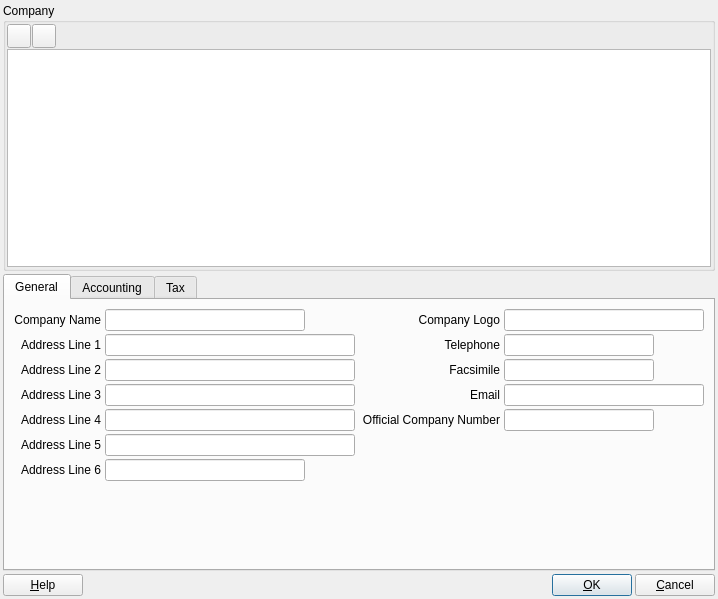
<?xml version="1.0" encoding="UTF-8"?>
<ui version="4.0">
 <class>ACC_ProjectEditDialog</class>
 <widget class="QDialog" name="ACC_ProjectEditDialog">
  <property name="geometry">
   <rect>
    <x>0</x>
    <y>0</y>
    <width>718</width>
    <height>599</height>
   </rect>
  </property>
  <property name="windowTitle">
   <string>Dialog</string>
  </property>
  <layout class="QGridLayout" name="gridLayout_3">
   <property name="leftMargin">
    <number>3</number>
   </property>
   <property name="topMargin">
    <number>3</number>
   </property>
   <property name="rightMargin">
    <number>3</number>
   </property>
   <property name="bottomMargin">
    <number>3</number>
   </property>
   <property name="spacing">
    <number>3</number>
   </property>
   <item row="0" column="0">
    <widget class="QGroupBox" name="groupBox">
     <property name="sizePolicy">
      <sizepolicy hsizetype="Preferred" vsizetype="Expanding">
       <horstretch>0</horstretch>
       <verstretch>0</verstretch>
      </sizepolicy>
     </property>
     <property name="title">
      <string>Company</string>
     </property>
     <layout class="QGridLayout" name="gridLayout">
      <property name="leftMargin">
       <number>1</number>
      </property>
      <property name="topMargin">
       <number>1</number>
      </property>
      <property name="rightMargin">
       <number>1</number>
      </property>
      <property name="bottomMargin">
       <number>1</number>
      </property>
      <property name="horizontalSpacing">
       <number>3</number>
      </property>
      <property name="verticalSpacing">
       <number>1</number>
      </property>
      <item row="0" column="0">
       <layout class="QHBoxLayout" name="horizontalLayout_2">
        <property name="spacing">
         <number>1</number>
        </property>
        <item>
         <widget class="QToolButton" name="pbAdd">
          <property name="minimumSize">
           <size>
            <width>24</width>
            <height>24</height>
           </size>
          </property>
          <property name="maximumSize">
           <size>
            <width>24</width>
            <height>24</height>
           </size>
          </property>
          <property name="toolTip">
           <string>Add company</string>
          </property>
          <property name="text">
           <string/>
          </property>
          <property name="icon">
           <iconset resource="../../../db/src/gui/db.qrc">
            <normaloff>:/images/icons/add.png</normaloff>:/images/icons/add.png</iconset>
          </property>
          <property name="iconSize">
           <size>
            <width>16</width>
            <height>16</height>
           </size>
          </property>
         </widget>
        </item>
        <item>
         <widget class="QToolButton" name="pbDelete">
          <property name="minimumSize">
           <size>
            <width>24</width>
            <height>24</height>
           </size>
          </property>
          <property name="maximumSize">
           <size>
            <width>24</width>
            <height>24</height>
           </size>
          </property>
          <property name="toolTip">
           <string>Delete company</string>
          </property>
          <property name="text">
           <string/>
          </property>
          <property name="icon">
           <iconset>
            <normalon>:/images/icons/delete.png</normalon>
           </iconset>
          </property>
          <property name="iconSize">
           <size>
            <width>16</width>
            <height>16</height>
           </size>
          </property>
         </widget>
        </item>
        <item>
         <spacer name="horizontalSpacer_2">
          <property name="orientation">
           <enum>Qt::Horizontal</enum>
          </property>
          <property name="sizeHint" stdset="0">
           <size>
            <width>40</width>
            <height>20</height>
           </size>
          </property>
         </spacer>
        </item>
       </layout>
      </item>
      <item row="1" column="0">
       <widget class="QTableView" name="tvCompany">
        <property name="minimumSize">
         <size>
          <width>0</width>
          <height>0</height>
         </size>
        </property>
        <property name="maximumSize">
         <size>
          <width>16777215</width>
          <height>16777215</height>
         </size>
        </property>
       </widget>
      </item>
     </layout>
    </widget>
   </item>
   <item row="1" column="0">
    <widget class="QTabWidget" name="tabWidget">
     <property name="sizePolicy">
      <sizepolicy hsizetype="Expanding" vsizetype="Preferred">
       <horstretch>0</horstretch>
       <verstretch>0</verstretch>
      </sizepolicy>
     </property>
     <property name="currentIndex">
      <number>0</number>
     </property>
     <widget class="QWidget" name="tab">
      <attribute name="title">
       <string>General</string>
      </attribute>
      <layout class="QGridLayout" name="gridLayout_2">
       <item row="0" column="0">
        <layout class="QFormLayout" name="formLayout_3">
         <property name="labelAlignment">
          <set>Qt::AlignRight|Qt::AlignTrailing|Qt::AlignVCenter</set>
         </property>
         <property name="horizontalSpacing">
          <number>4</number>
         </property>
         <property name="verticalSpacing">
          <number>3</number>
         </property>
         <item row="0" column="0">
          <widget class="QLabel" name="label">
           <property name="text">
            <string>Company Name</string>
           </property>
           <property name="alignment">
            <set>Qt::AlignRight|Qt::AlignTrailing|Qt::AlignVCenter</set>
           </property>
          </widget>
         </item>
         <item row="0" column="1">
          <widget class="QLineEdit" name="leCompanyName">
           <property name="minimumSize">
            <size>
             <width>200</width>
             <height>0</height>
            </size>
           </property>
           <property name="maximumSize">
            <size>
             <width>200</width>
             <height>16777215</height>
            </size>
           </property>
          </widget>
         </item>
         <item row="1" column="0">
          <widget class="QLabel" name="label_2">
           <property name="text">
            <string>Address Line 1</string>
           </property>
           <property name="alignment">
            <set>Qt::AlignRight|Qt::AlignTrailing|Qt::AlignVCenter</set>
           </property>
          </widget>
         </item>
         <item row="1" column="1">
          <widget class="QLineEdit" name="leAddressLine1">
           <property name="minimumSize">
            <size>
             <width>250</width>
             <height>0</height>
            </size>
           </property>
           <property name="maximumSize">
            <size>
             <width>250</width>
             <height>16777215</height>
            </size>
           </property>
          </widget>
         </item>
         <item row="2" column="0">
          <widget class="QLabel" name="label_3">
           <property name="text">
            <string>Address Line 2</string>
           </property>
           <property name="alignment">
            <set>Qt::AlignRight|Qt::AlignTrailing|Qt::AlignVCenter</set>
           </property>
          </widget>
         </item>
         <item row="2" column="1">
          <widget class="QLineEdit" name="leAddressLine2">
           <property name="minimumSize">
            <size>
             <width>250</width>
             <height>0</height>
            </size>
           </property>
           <property name="maximumSize">
            <size>
             <width>250</width>
             <height>16777215</height>
            </size>
           </property>
          </widget>
         </item>
         <item row="3" column="0">
          <widget class="QLabel" name="label_4">
           <property name="text">
            <string>Address Line 3</string>
           </property>
           <property name="alignment">
            <set>Qt::AlignRight|Qt::AlignTrailing|Qt::AlignVCenter</set>
           </property>
          </widget>
         </item>
         <item row="3" column="1">
          <widget class="QLineEdit" name="leAddressLine3">
           <property name="minimumSize">
            <size>
             <width>250</width>
             <height>0</height>
            </size>
           </property>
           <property name="maximumSize">
            <size>
             <width>250</width>
             <height>16777215</height>
            </size>
           </property>
          </widget>
         </item>
         <item row="4" column="0">
          <widget class="QLabel" name="label_5">
           <property name="text">
            <string>Address Line 4</string>
           </property>
           <property name="alignment">
            <set>Qt::AlignRight|Qt::AlignTrailing|Qt::AlignVCenter</set>
           </property>
          </widget>
         </item>
         <item row="4" column="1">
          <widget class="QLineEdit" name="leAddressLine4">
           <property name="minimumSize">
            <size>
             <width>250</width>
             <height>0</height>
            </size>
           </property>
           <property name="maximumSize">
            <size>
             <width>250</width>
             <height>16777215</height>
            </size>
           </property>
          </widget>
         </item>
         <item row="5" column="0">
          <widget class="QLabel" name="label_6">
           <property name="text">
            <string>Address Line 5</string>
           </property>
           <property name="alignment">
            <set>Qt::AlignRight|Qt::AlignTrailing|Qt::AlignVCenter</set>
           </property>
          </widget>
         </item>
         <item row="5" column="1">
          <widget class="QLineEdit" name="leAddressLine5">
           <property name="minimumSize">
            <size>
             <width>250</width>
             <height>0</height>
            </size>
           </property>
           <property name="maximumSize">
            <size>
             <width>250</width>
             <height>16777215</height>
            </size>
           </property>
          </widget>
         </item>
         <item row="6" column="0">
          <widget class="QLabel" name="label_7">
           <property name="text">
            <string>Address Line 6</string>
           </property>
           <property name="alignment">
            <set>Qt::AlignRight|Qt::AlignTrailing|Qt::AlignVCenter</set>
           </property>
          </widget>
         </item>
         <item row="6" column="1">
          <widget class="QLineEdit" name="leAddressLine6">
           <property name="minimumSize">
            <size>
             <width>200</width>
             <height>0</height>
            </size>
           </property>
           <property name="maximumSize">
            <size>
             <width>200</width>
             <height>16777215</height>
            </size>
           </property>
          </widget>
         </item>
        </layout>
       </item>
       <item row="0" column="1">
        <layout class="QFormLayout" name="formLayout_2">
         <property name="fieldGrowthPolicy">
          <enum>QFormLayout::AllNonFixedFieldsGrow</enum>
         </property>
         <property name="labelAlignment">
          <set>Qt::AlignRight|Qt::AlignTrailing|Qt::AlignVCenter</set>
         </property>
         <property name="horizontalSpacing">
          <number>4</number>
         </property>
         <property name="verticalSpacing">
          <number>3</number>
         </property>
         <item row="0" column="0">
          <widget class="QLabel" name="label_29">
           <property name="text">
            <string>Company Logo</string>
           </property>
           <property name="alignment">
            <set>Qt::AlignRight|Qt::AlignTrailing|Qt::AlignVCenter</set>
           </property>
          </widget>
         </item>
         <item row="0" column="1">
          <widget class="QLineEdit" name="leLogo"/>
         </item>
         <item row="1" column="0">
          <widget class="QLabel" name="label_10">
           <property name="text">
            <string>Telephone</string>
           </property>
           <property name="alignment">
            <set>Qt::AlignRight|Qt::AlignTrailing|Qt::AlignVCenter</set>
           </property>
          </widget>
         </item>
         <item row="1" column="1">
          <widget class="QLineEdit" name="leTelephone">
           <property name="minimumSize">
            <size>
             <width>150</width>
             <height>0</height>
            </size>
           </property>
           <property name="maximumSize">
            <size>
             <width>150</width>
             <height>16777215</height>
            </size>
           </property>
          </widget>
         </item>
         <item row="2" column="0">
          <widget class="QLabel" name="label_11">
           <property name="text">
            <string>Facsimile</string>
           </property>
           <property name="alignment">
            <set>Qt::AlignRight|Qt::AlignTrailing|Qt::AlignVCenter</set>
           </property>
          </widget>
         </item>
         <item row="2" column="1">
          <widget class="QLineEdit" name="leFacsimile">
           <property name="minimumSize">
            <size>
             <width>150</width>
             <height>0</height>
            </size>
           </property>
           <property name="maximumSize">
            <size>
             <width>150</width>
             <height>16777215</height>
            </size>
           </property>
          </widget>
         </item>
         <item row="3" column="0">
          <widget class="QLabel" name="label_12">
           <property name="text">
            <string>Email</string>
           </property>
           <property name="alignment">
            <set>Qt::AlignRight|Qt::AlignTrailing|Qt::AlignVCenter</set>
           </property>
          </widget>
         </item>
         <item row="3" column="1">
          <widget class="QLineEdit" name="leEmail">
           <property name="minimumSize">
            <size>
             <width>150</width>
             <height>0</height>
            </size>
           </property>
           <property name="maximumSize">
            <size>
             <width>16777215</width>
             <height>16777215</height>
            </size>
           </property>
          </widget>
         </item>
         <item row="4" column="0">
          <widget class="QLabel" name="label_8">
           <property name="text">
            <string>Official Company Number</string>
           </property>
           <property name="alignment">
            <set>Qt::AlignRight|Qt::AlignTrailing|Qt::AlignVCenter</set>
           </property>
          </widget>
         </item>
         <item row="4" column="1">
          <widget class="QLineEdit" name="leOfficalCoyNo">
           <property name="minimumSize">
            <size>
             <width>150</width>
             <height>0</height>
            </size>
           </property>
           <property name="maximumSize">
            <size>
             <width>150</width>
             <height>16777215</height>
            </size>
           </property>
          </widget>
         </item>
        </layout>
       </item>
      </layout>
     </widget>
     <widget class="QWidget" name="tab_2">
      <attribute name="title">
       <string>Accounting</string>
      </attribute>
      <layout class="QGridLayout" name="gridLayout_8">
       <property name="leftMargin">
        <number>6</number>
       </property>
       <property name="topMargin">
        <number>6</number>
       </property>
       <property name="rightMargin">
        <number>6</number>
       </property>
       <property name="bottomMargin">
        <number>6</number>
       </property>
       <property name="verticalSpacing">
        <number>3</number>
       </property>
       <item row="0" column="0" colspan="2">
        <layout class="QHBoxLayout" name="horizontalLayout_4">
         <property name="spacing">
          <number>3</number>
         </property>
         <item>
          <widget class="QLabel" name="label_13">
           <property name="text">
            <string>Home Currency</string>
           </property>
          </widget>
         </item>
         <item>
          <widget class="QComboBox" name="cbHomeCurrency"/>
         </item>
         <item>
          <spacer name="horizontalSpacer_4">
           <property name="orientation">
            <enum>Qt::Horizontal</enum>
           </property>
           <property name="sizeHint" stdset="0">
            <size>
             <width>262</width>
             <height>20</height>
            </size>
           </property>
          </spacer>
         </item>
        </layout>
       </item>
       <item row="1" column="0" colspan="2">
        <widget class="QGroupBox" name="groupBox_2">
         <property name="title">
          <string>General Ledger Accounts</string>
         </property>
         <layout class="QGridLayout" name="gridLayout_5">
          <property name="leftMargin">
           <number>3</number>
          </property>
          <property name="topMargin">
           <number>3</number>
          </property>
          <property name="rightMargin">
           <number>3</number>
          </property>
          <property name="bottomMargin">
           <number>3</number>
          </property>
          <property name="horizontalSpacing">
           <number>6</number>
          </property>
          <property name="verticalSpacing">
           <number>3</number>
          </property>
          <item row="0" column="0">
           <widget class="QLabel" name="label_16">
            <property name="text">
             <string>Payroll Net Pay Clearing</string>
            </property>
            <property name="alignment">
             <set>Qt::AlignRight|Qt::AlignTrailing|Qt::AlignVCenter</set>
            </property>
           </widget>
          </item>
          <item row="0" column="1">
           <widget class="RB_IdxLineEdit" name="ilePayroll"/>
          </item>
          <item row="0" column="2">
           <widget class="QLabel" name="label_21">
            <property name="text">
             <string>Freight Re-charged</string>
            </property>
            <property name="alignment">
             <set>Qt::AlignRight|Qt::AlignTrailing|Qt::AlignVCenter</set>
            </property>
           </widget>
          </item>
          <item row="0" column="3">
           <widget class="RB_IdxLineEdit" name="ileFreight"/>
          </item>
          <item row="1" column="0">
           <widget class="QLabel" name="label_17">
            <property name="text">
             <string>Goods Received Clearing</string>
            </property>
            <property name="alignment">
             <set>Qt::AlignRight|Qt::AlignTrailing|Qt::AlignVCenter</set>
            </property>
           </widget>
          </item>
          <item row="1" column="1">
           <widget class="RB_IdxLineEdit" name="ileGoodsReceived"/>
          </item>
          <item row="1" column="2">
           <widget class="QLabel" name="label_22">
            <property name="text">
             <string>Sales Exchange Var.</string>
            </property>
            <property name="alignment">
             <set>Qt::AlignRight|Qt::AlignTrailing|Qt::AlignVCenter</set>
            </property>
           </widget>
          </item>
          <item row="1" column="3">
           <widget class="RB_IdxLineEdit" name="ileSalesExchVar"/>
          </item>
          <item row="2" column="0">
           <widget class="QLabel" name="label_18">
            <property name="text">
             <string>Retained Earning Clearing</string>
            </property>
            <property name="alignment">
             <set>Qt::AlignRight|Qt::AlignTrailing|Qt::AlignVCenter</set>
            </property>
           </widget>
          </item>
          <item row="2" column="1">
           <widget class="RB_IdxLineEdit" name="ileRetainedEarning"/>
          </item>
          <item row="2" column="2">
           <widget class="QLabel" name="label_19">
            <property name="text">
             <string>Purchases Exch. Var.</string>
            </property>
            <property name="alignment">
             <set>Qt::AlignRight|Qt::AlignTrailing|Qt::AlignVCenter</set>
            </property>
           </widget>
          </item>
          <item row="2" column="3">
           <widget class="RB_IdxLineEdit" name="ilePurchExchVar"/>
          </item>
          <item row="3" column="2">
           <widget class="QLabel" name="lblPaymentDiscount">
            <property name="text">
             <string>Payment Discount</string>
            </property>
            <property name="alignment">
             <set>Qt::AlignRight|Qt::AlignTrailing|Qt::AlignVCenter</set>
            </property>
           </widget>
          </item>
          <item row="3" column="3">
           <widget class="RB_IdxLineEdit" name="ilePaymentDiscount"/>
          </item>
         </layout>
        </widget>
       </item>
       <item row="2" column="1">
        <widget class="QGroupBox" name="groupBox_4">
         <property name="title">
          <string>Bank Receivables</string>
         </property>
         <layout class="QGridLayout" name="gridLayout_4">
          <property name="leftMargin">
           <number>3</number>
          </property>
          <property name="topMargin">
           <number>3</number>
          </property>
          <property name="rightMargin">
           <number>3</number>
          </property>
          <property name="bottomMargin">
           <number>3</number>
          </property>
          <property name="horizontalSpacing">
           <number>6</number>
          </property>
          <property name="verticalSpacing">
           <number>3</number>
          </property>
          <item row="0" column="0">
           <widget class="QLabel" name="label_15">
            <property name="text">
             <string>Bank Name</string>
            </property>
            <property name="alignment">
             <set>Qt::AlignRight|Qt::AlignTrailing|Qt::AlignVCenter</set>
            </property>
           </widget>
          </item>
          <item row="0" column="1">
           <widget class="QLineEdit" name="leBankName"/>
          </item>
          <item row="1" column="0">
           <widget class="QLabel" name="label_20">
            <property name="text">
             <string>Bank IBAN</string>
            </property>
            <property name="alignment">
             <set>Qt::AlignRight|Qt::AlignTrailing|Qt::AlignVCenter</set>
            </property>
           </widget>
          </item>
          <item row="1" column="1">
           <widget class="QLineEdit" name="leBankIban"/>
          </item>
          <item row="2" column="0">
           <widget class="QLabel" name="label_24">
            <property name="text">
             <string>Bank BIC Swift</string>
            </property>
            <property name="alignment">
             <set>Qt::AlignRight|Qt::AlignTrailing|Qt::AlignVCenter</set>
            </property>
           </widget>
          </item>
          <item row="2" column="1">
           <widget class="QLineEdit" name="leBankBicSwift"/>
          </item>
          <item row="0" column="2">
           <spacer name="horizontalSpacer_3">
            <property name="orientation">
             <enum>Qt::Horizontal</enum>
            </property>
            <property name="sizeHint" stdset="0">
             <size>
              <width>40</width>
              <height>20</height>
             </size>
            </property>
           </spacer>
          </item>
         </layout>
        </widget>
       </item>
      </layout>
     </widget>
     <widget class="QWidget" name="tab_3">
      <attribute name="title">
       <string>Tax</string>
      </attribute>
      <widget class="QWidget" name="layoutWidget">
       <property name="geometry">
        <rect>
         <x>7</x>
         <y>7</y>
         <width>351</width>
         <height>93</height>
        </rect>
       </property>
       <layout class="QFormLayout" name="formLayout">
        <property name="labelAlignment">
         <set>Qt::AlignRight|Qt::AlignTrailing|Qt::AlignVCenter</set>
        </property>
        <property name="horizontalSpacing">
         <number>4</number>
        </property>
        <property name="verticalSpacing">
         <number>3</number>
        </property>
        <item row="0" column="0">
         <widget class="QLabel" name="lblTaxProvince">
          <property name="text">
           <string>Default Dispatch Tax Province</string>
          </property>
         </widget>
        </item>
        <item row="0" column="1">
         <widget class="QComboBox" name="cbTaxProvince">
          <property name="enabled">
           <bool>true</bool>
          </property>
          <property name="minimumSize">
           <size>
            <width>200</width>
            <height>0</height>
           </size>
          </property>
          <property name="maximumSize">
           <size>
            <width>200</width>
            <height>16777215</height>
           </size>
          </property>
         </widget>
        </item>
        <item row="1" column="0">
         <widget class="QLabel" name="label_14">
          <property name="text">
           <string>Default Tax Group</string>
          </property>
         </widget>
        </item>
        <item row="1" column="1">
         <widget class="QComboBox" name="cbTaxGroup">
          <property name="minimumSize">
           <size>
            <width>200</width>
            <height>0</height>
           </size>
          </property>
          <property name="maximumSize">
           <size>
            <width>200</width>
            <height>16777215</height>
           </size>
          </property>
         </widget>
        </item>
        <item row="2" column="0">
         <widget class="QLabel" name="label_9">
          <property name="text">
           <string>Tax Authority Reference</string>
          </property>
          <property name="alignment">
           <set>Qt::AlignRight|Qt::AlignTrailing|Qt::AlignVCenter</set>
          </property>
         </widget>
        </item>
        <item row="2" column="1">
         <widget class="QLineEdit" name="leTaxAuthRef">
          <property name="minimumSize">
           <size>
            <width>200</width>
            <height>0</height>
           </size>
          </property>
          <property name="maximumSize">
           <size>
            <width>200</width>
            <height>16777215</height>
           </size>
          </property>
         </widget>
        </item>
        <item row="3" column="0">
         <widget class="QLabel" name="label_23">
          <property name="text">
           <string>Fiscal Year Start</string>
          </property>
         </widget>
        </item>
        <item row="3" column="1">
         <layout class="QHBoxLayout" name="horizontalLayout_3">
          <item>
           <spacer name="horizontalSpacer_5">
            <property name="orientation">
             <enum>Qt::Horizontal</enum>
            </property>
            <property name="sizeHint" stdset="0">
             <size>
              <width>40</width>
              <height>20</height>
             </size>
            </property>
           </spacer>
          </item>
          <item>
           <widget class="QLabel" name="label_25">
            <property name="text">
             <string>Month</string>
            </property>
            <property name="alignment">
             <set>Qt::AlignRight|Qt::AlignTrailing|Qt::AlignVCenter</set>
            </property>
           </widget>
          </item>
          <item>
           <widget class="QSpinBox" name="sbMonth">
            <property name="minimum">
             <number>1</number>
            </property>
            <property name="maximum">
             <number>12</number>
            </property>
           </widget>
          </item>
          <item>
           <widget class="QLabel" name="label_26">
            <property name="text">
             <string>Day</string>
            </property>
            <property name="alignment">
             <set>Qt::AlignRight|Qt::AlignTrailing|Qt::AlignVCenter</set>
            </property>
           </widget>
          </item>
          <item>
           <widget class="QSpinBox" name="sbDay">
            <property name="minimum">
             <number>1</number>
            </property>
            <property name="maximum">
             <number>31</number>
            </property>
           </widget>
          </item>
         </layout>
        </item>
       </layout>
      </widget>
     </widget>
    </widget>
   </item>
   <item row="2" column="0">
    <layout class="QHBoxLayout" name="horizontalLayout">
     <property name="spacing">
      <number>3</number>
     </property>
     <item>
      <widget class="QPushButton" name="pbHelp">
       <property name="text">
        <string>&amp;Help</string>
       </property>
       <property name="autoDefault">
        <bool>false</bool>
       </property>
      </widget>
     </item>
     <item>
      <spacer name="horizontalSpacer">
       <property name="orientation">
        <enum>Qt::Horizontal</enum>
       </property>
       <property name="sizeHint" stdset="0">
        <size>
         <width>158</width>
         <height>20</height>
        </size>
       </property>
      </spacer>
     </item>
     <item>
      <widget class="QPushButton" name="pbOk">
       <property name="text">
        <string>&amp;OK</string>
       </property>
       <property name="default">
        <bool>true</bool>
       </property>
      </widget>
     </item>
     <item>
      <widget class="QPushButton" name="pbCancel">
       <property name="text">
        <string>&amp;Cancel</string>
       </property>
       <property name="autoDefault">
        <bool>false</bool>
       </property>
      </widget>
     </item>
    </layout>
   </item>
  </layout>
 </widget>
 <customwidgets>
  <customwidget>
   <class>RB_IdxLineEdit</class>
   <extends>QLineEdit</extends>
   <header>rb_idxlineedit.h</header>
  </customwidget>
 </customwidgets>
 <tabstops>
  <tabstop>tvCompany</tabstop>
  <tabstop>pbAdd</tabstop>
  <tabstop>pbDelete</tabstop>
  <tabstop>leCompanyName</tabstop>
  <tabstop>leAddressLine1</tabstop>
  <tabstop>leAddressLine2</tabstop>
  <tabstop>leAddressLine3</tabstop>
  <tabstop>leAddressLine4</tabstop>
  <tabstop>leAddressLine5</tabstop>
  <tabstop>leAddressLine6</tabstop>
  <tabstop>leLogo</tabstop>
  <tabstop>leTelephone</tabstop>
  <tabstop>leFacsimile</tabstop>
  <tabstop>leEmail</tabstop>
  <tabstop>leOfficalCoyNo</tabstop>
  <tabstop>cbHomeCurrency</tabstop>
  <tabstop>ilePayroll</tabstop>
  <tabstop>ileGoodsReceived</tabstop>
  <tabstop>ileRetainedEarning</tabstop>
  <tabstop>ileFreight</tabstop>
  <tabstop>ileSalesExchVar</tabstop>
  <tabstop>ilePurchExchVar</tabstop>
  <tabstop>ilePaymentDiscount</tabstop>
  <tabstop>leBankName</tabstop>
  <tabstop>leBankIban</tabstop>
  <tabstop>leBankBicSwift</tabstop>
  <tabstop>cbTaxProvince</tabstop>
  <tabstop>cbTaxGroup</tabstop>
  <tabstop>leTaxAuthRef</tabstop>
  <tabstop>sbMonth</tabstop>
  <tabstop>sbDay</tabstop>
  <tabstop>tabWidget</tabstop>
  <tabstop>pbOk</tabstop>
  <tabstop>pbCancel</tabstop>
  <tabstop>pbHelp</tabstop>
 </tabstops>
 <resources>
  <include location="../../../db/src/gui/db.qrc"/>
 </resources>
 <connections/>
</ui>
